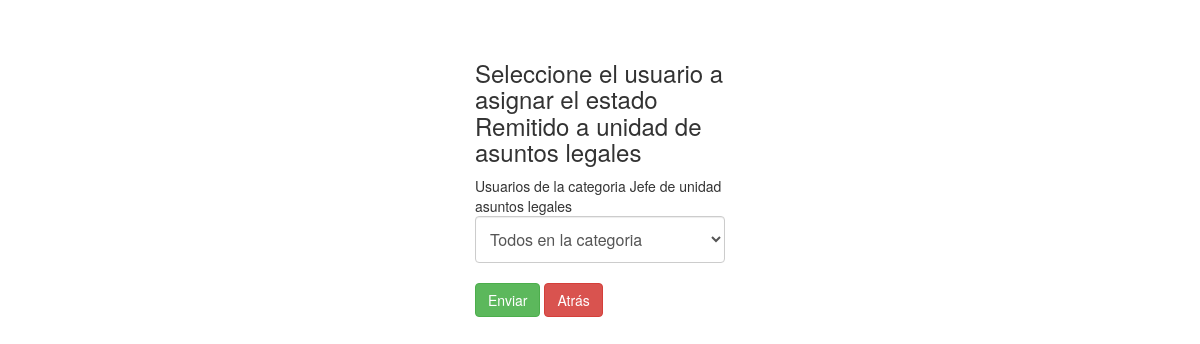
The page /public/workflow/ejecutar_proceso.php on the database its author committed.
### tables this page shows
CREATE TABLE `transicion` (
  `id_transicion` int(11) NOT NULL,
  `nombre` varchar(250) NOT NULL,
  `descripcion` varchar(250) NOT NULL,
  `estado_siguiente` int(11) NOT NULL,
  `estado_asociado` int(11) NOT NULL
);

CREATE TABLE `estado` (
  `id_estado` int(11) NOT NULL,
  `nombre` varchar(250) NOT NULL,
  `descripcion` varchar(250) NOT NULL,
  `id_workflow` int(11) NOT NULL,
  `inicial` int(11) NOT NULL,
  `final` int(11) NOT NULL,
  `id_tipo` int(11) NOT NULL
);

CREATE TABLE `tipo_usuario` (
  `id_tipo` int(11) NOT NULL,
  `descripcion` varchar(200) NOT NULL
);

### public/workflow/ejecutar_proceso.php (the view, shortened to what this page needs)
<?php
	require_once 'conexion.php';
	$transicion=$_POST['transicion'];
?>
<!DOCTYPE html>
<html>
<head>
	<link href="css/signin.css" rel="stylesheet">
    <link href="css/bootstrap.min.css" rel="stylesheet">
</head>
<body>
	<form class="form-signin" name="enviar" method="POST" action="ejecutar_proceso2.php">
		<?php
		$query="select transicion.id_transicion,estado.id_estado,estado.nombre,usuario.id_usuario
		from transicion
		inner join estado
		on transicion.estado_siguiente=estado.id_estado
		inner join usuario
		on estado.id_tipo=usuario.id_tipo
		where id_transicion='$transicion'";
		$result=mysqli_query($link,$query);
		if (mysqli_num_rows($result)>0)
		{
			$query2="select transicion.id_transicion,estado.id_estado,estado.nombre,tipo_usuario.id_tipo, tipo_usuario.descripcion
			from transicion
			inner join estado
			on transicion.estado_siguiente=estado.id_estado
			inner join tipo_usuario
			on estado.id_tipo=tipo_usuario.id_tipo
			where id_transicion='$transicion'";
			$result2=mysqli_query($link,$query2);
			$row2=mysqli_fetch_assoc($result2);
			echo '<h3>Seleccione el usuario a asignar el estado '.$row2['nombre'].'</h3>';
			echo '<span>Usuarios de la categoria '.$row2['descripcion'].'</span>';
			echo '<select class="form-control" name="usuario_asignado">';
			echo '<option value="0" selected>Todos en la categoria</option>';
			echo '</select></br>';
		}
		?>
		<input type="submit" class="btn btn-success" value="Enviar">
		<a class="btn btn-danger" onclick="$:location.href='dashboard_user.php' ">Atrás</a>
	</form>
</body>
</html>

### public/workflow/css/signin.css (style rules this page uses)
body { background-color: #eee; }
.form-signin { max-width: 330px; padding: 40px; margin: 0 auto; }
.form-signin .form-control { position: relative; height: auto; -webkit-box-sizing: border-box; -moz-box-sizing: border-box; box-sizing: border-box; padding: 10px; font-size: 16px; }

### rows shown on the page
transicion: estado_siguiente.nombre "Remitido a unidad de asuntos legales", tipo_usuario.descripcion "Jefe de unidad asuntos legales"
